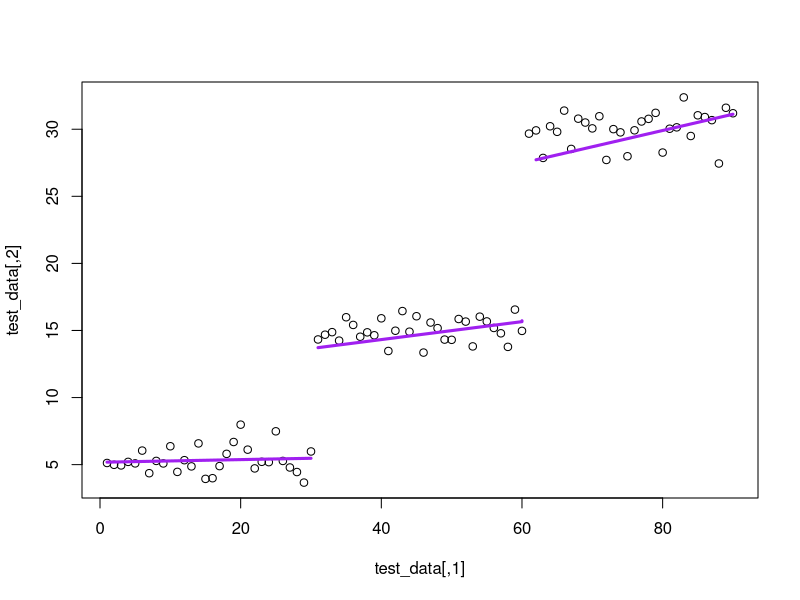
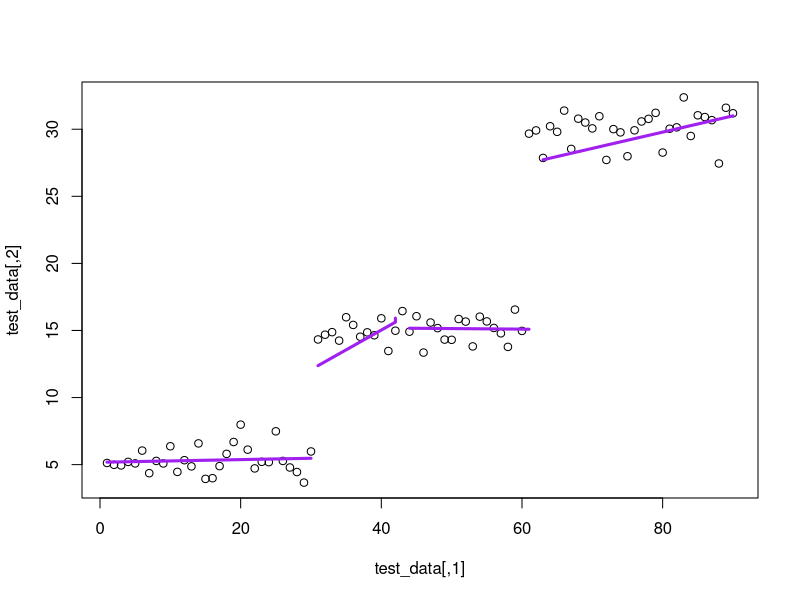
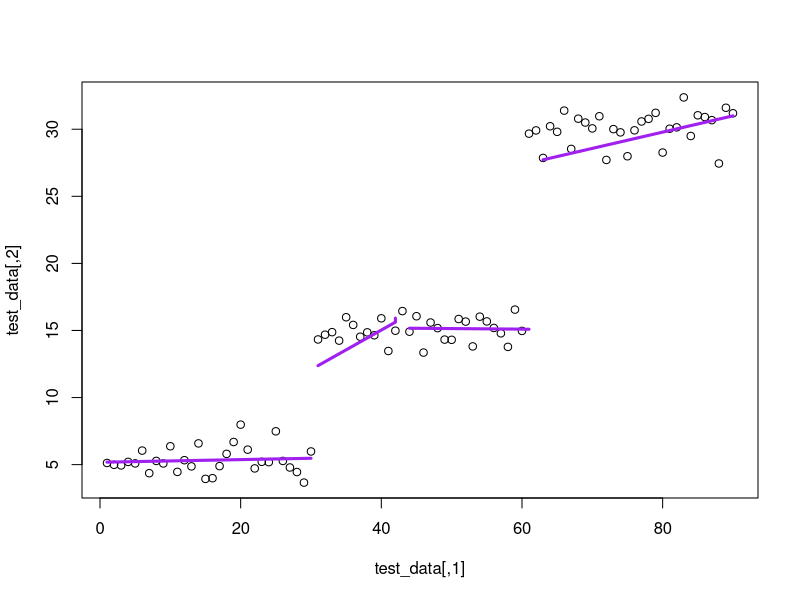
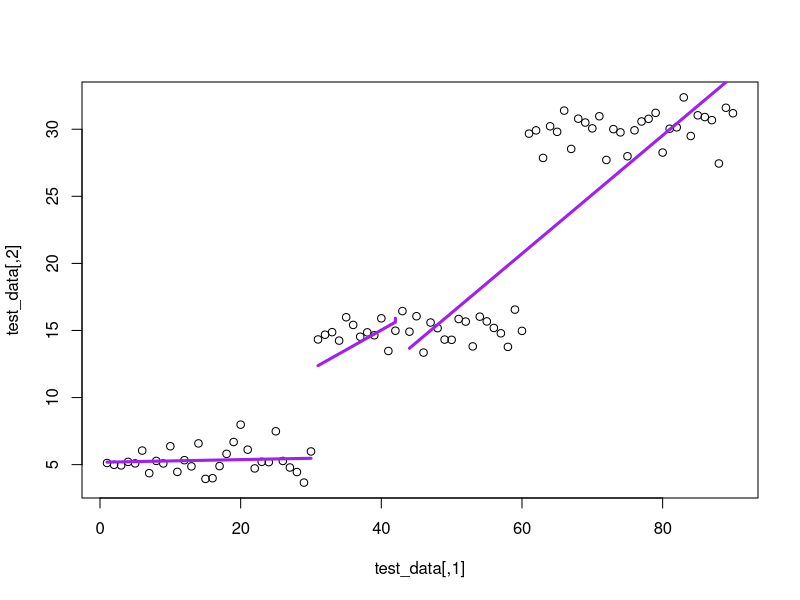
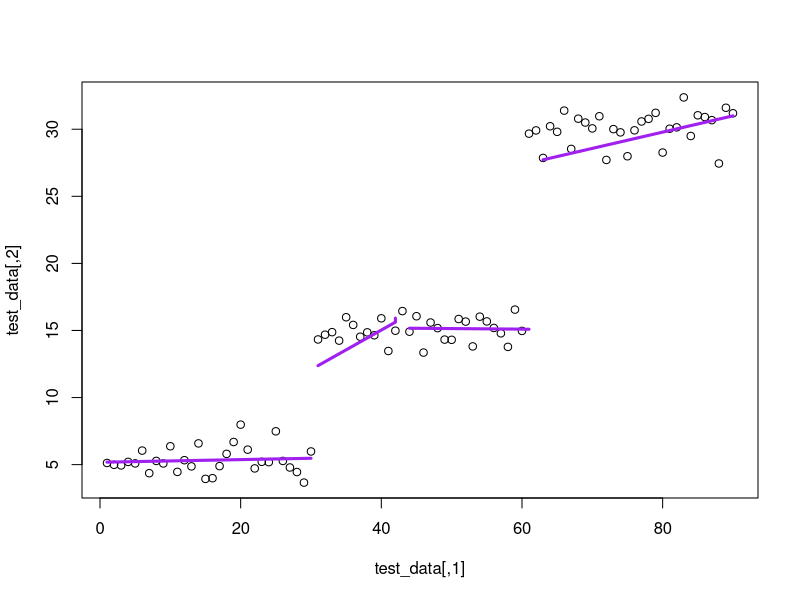
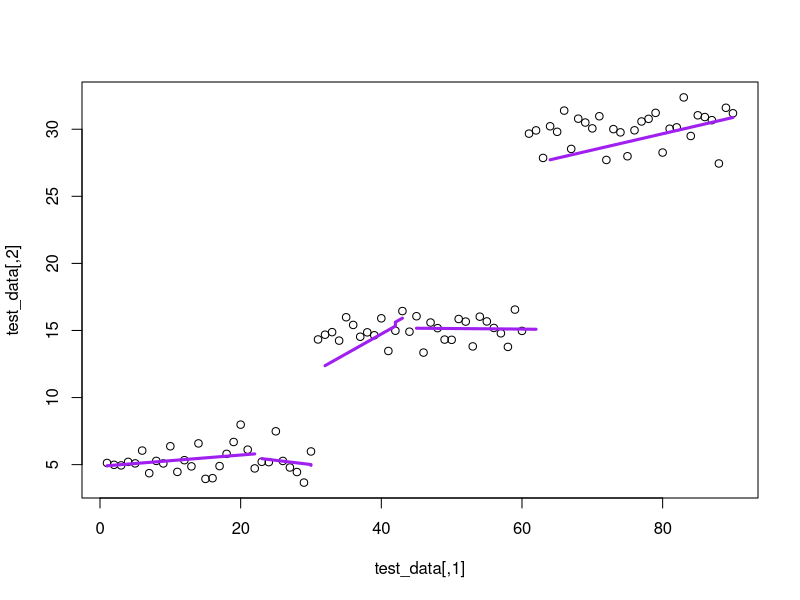
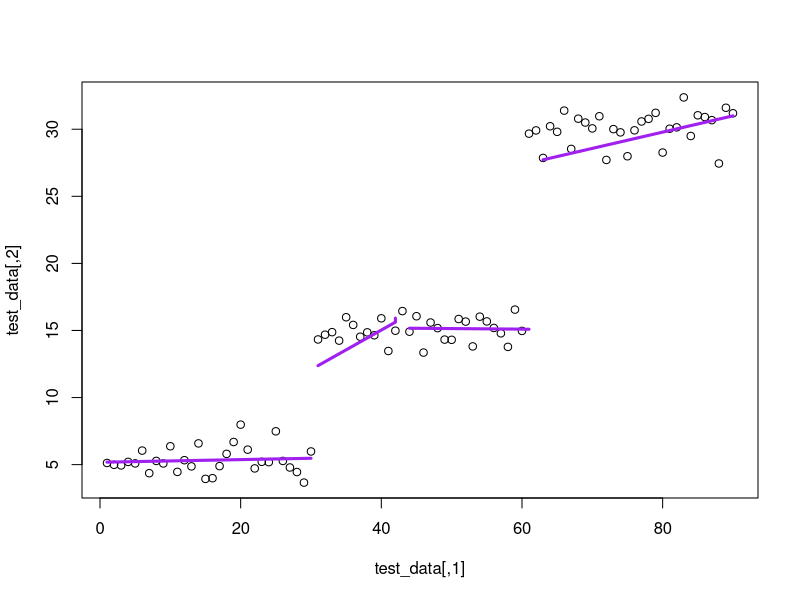
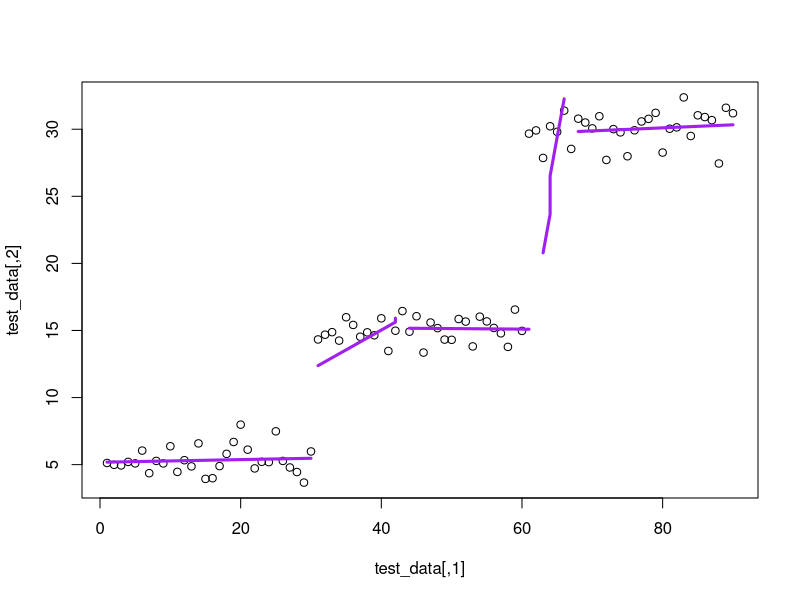

Here is the R script that generated these plots, in order:
#creating our data 
first = rnorm(30, mean = 5, sd = 1) #30 random data points from a normal distribution with mean of 5
second = rnorm(30, mean = 15, sd = 1) #30 random data points from a normal distribution with mean of 15
third = rnorm(30, mean = 30, sd = 1) #30 random data points from a normal distribution with mean of 30

dif_means_0 = c(first) #setting up null set
dif_means_1 = c(first, second) #adding two sets of data points together 
dif_means_2 = c(first, second, third) #adding three sets of data points together

time_0 = 1:30
time_1 = 1:60
time_2 = 1:90

test_data_0 = data.frame(time_0, dif_means_0) #our data with x = time and y = data from 1 set
test_data_1 = data.frame(time_1, dif_means_1) #our data with x = time and y = data from 2 sets
test_data_2 = data.frame(time_2, dif_means_2) #our data with x = time and y = data from 3 sets

#downloading the strucchange package
#install.packages("strucchange")
library("strucchange")

#Bai-Perron Method
bkpts_0 = breakpoints(test_data_0$dif_means_0 ~ test_data_0$time_0, breaks = 5, h = 0.1) #no break points 
bkpts_0$breakpoints #list of x-values (time) for breakpoints

bkpts_1 = breakpoints(test_data_1$dif_means_1 ~ test_data_1$time_1, breaks = 5, h = 0.1) #no break points 
bkpts_1$breakpoints #list of x-values (time) for breakpoints

bkpts_2 = breakpoints(test_data_2$dif_means_2 ~ test_data_2$time_2, breaks = 5, h = 0.1) #no break points 
bkpts_2$breakpoints #list of x-values (time) for breakpoints

#-----------------------------------------------------------------

#complete BAR - Variation 0 (Random/Random/Random)


#-------Key:
# k           = breakpoint's x-axis values 
# time        = integer x-values of the entire data set 
# interations = number of runs through Metropolis hastings 
# make        = the proportion (decimal) of the make step to occuring
# murder      = the proportion (decimal) of the murder step to occuring
#note: the make and murder need to add to less then one 
#graph        = yes or no to graphing the function 
bar0 = function(k, time, data, iterations, make, murder, graph){
  
  library(MASS)
  
  prob_mmm = c(make, murder) #combining the two probabilties of make and murder that the user specifies 
  
  full_data = cbind(as.numeric(time), as.numeric(data)) #combing the time and data inputs from user
  
  n = max(full_data[,1]) #finding max value
  
  k_ends = c(min(full_data[,1]), k, max(full_data[,1])) #adding in end points to k values 
  
  fitMetrics<-function(k_ends, test_data){
    
    #create sum objects
    sum_loglik = 0
    
    f = NULL
    why = NULL
    #get and sum log likelihood for regressions of all intervals
    if(length(k_ends) < 3 ){
      model = lm(test_data[,2]~test_data[,1])
      sum_loglik = logLik(model)[1]
    }else{
      for(i in 1:length(k_ends)) {
        if(k_ends[i] != 1){
          min = k_ends[i-1]
          x_values = test_data[c(min:k_ends[i]),1] #getting the x values in the interval
          y_values = test_data[c(min:k_ends[i]),2] #getting the y values in the interval
          data = data.frame(x_values, y_values) #re-making this into a dataframe 
          model = lm(y_values~x_values)
          sum_loglik = sum_loglik + logLik(model)[1]
          
          f = c(f,model$fitted.values, "here")
          why = c(why, x_values)
          
        }
      }
    }
    plot(test_data)
    xx = NULL
    fit = NULL
    for(i in 1:length(f) ) {
      if(f[i] == "here") {
        print(fit)
        lines(xx, fit, col="purple",lwd=3)
        print(fit)
        xx = NULL
        fit = NULL 
      } else {
        xx = c(xx , why[i])
        fit = c(fit, f[i])
      }
    }
    
    return(sum_loglik)
    
    
  }
  
  
  #random make function, this makes a random point 
  count = 0 
  barMake0<-function(k_ends){
    
    count = count + 1 #this check to make sure we do not get stuck in an infinite loop 
    if(count < 10 ) {
      rand_spot = sample(k_ends[1]:k_ends[length(k_ends)], 1) #selects a random spot
      k_ends_final = sort(c(k_ends, rand_spot)) #adds the random spot and sorts it 
      d = diff(k_ends_final) #finds the difference between all the spots 
      if(min(d) < 3) { #this make sure an additional point is not to close to a point already in existance 
        barMake0(k_ends)
      } else {
        return(k_ends_final) #the old breakpoints + the new breakpoints 
      }
    }else {
      return(k_ends)
    }
    
  }
  
  
  #this function kills one breakpoint randomly 
  barMurder0<-function(k_ends){
    
    k = k_ends[c(-1,-length(k_ends))]
    random_num = sample(1:length(k), 1)
    k_ends_final = k_ends[-(random_num+1)]
    return(k_ends_final)
    
  }
  
  #kills a point randomly and then adds a point randomly 
  barMove0<-function(k_ends){
    
    k_ends_less = barMurder0(k_ends)
    k_ends_final = barMake0(k_ends_less)
    return(k_ends_final)
    
  }
  
  #initializing matrixes 
  ratio_data = matrix(NA, nrow=1, ncol=4)
  all_k_new = matrix(NA, nrow=1, ncol=(n/3))
  all_k_best = matrix(NA, nrow=1, ncol=(n/3))
  
  #Metroplis Hastings 
  for(i in 1:iterations){
    
    old_loglik = fitMetrics(k_ends, full_data)
    
    u_step = runif(1) #random number from 0 to 1 taken from a uniform distribution for selecting step
    
    if(length(k_ends) < 3 | u_step < prob_mmm[1]){
      c_step = "make"
    } else if(u_step > prob_mmm[1] & u_step < sum(prob_mmm)){
      c_step = "murder"
    } else{
      c_step = "move"
    }
    
    if(c_step == "make"){
      k_ends_new = barMake0(k_ends)
    } else if (c_step == "murder"){
      k_ends_new = barMurder0(k_ends)
    } else{
      k_ends_new = barMove0(k_ends)
    }
    
    new_loglik = fitMetrics(k_ends_new, full_data)
    
    ratio = new_loglik - old_loglik
    u_ratio = runif(1) #random number from 0 to 1 taken from a uniform distribution 
    
    if(ratio > u_ratio) {
      choice = "new"
    } else {
      choice = "old"
    }
    
    if(choice == "new"){
      k_ends = k_ends_new
    }else{
      k_ends = k_ends
    }
    
    ratio_data_print = c(ratio, u_ratio, old_loglik, new_loglik)
    k_ends_new_print = c(k_ends_new, rep(NA, (n/3)-length(k_ends_new)))
    k_ends_best_print = c(k_ends, rep(NA, (n/3)-length(k_ends)))
    
    ratio_data = rbind(ratio_data, ratio_data_print)
    all_k_new = rbind(all_k_new, k_ends_new_print)
    all_k_best = rbind(all_k_best, k_ends_best_print)
    
  }
  
  #cleaning up the matrixs 
  ratio_data = ratio_data[-1,]
  all_k_new = all_k_new[,-1]
  all_k_best = all_k_best[,-1]
  all_k_new = all_k_new[-1,colSums(is.na(all_k_new))<nrow(all_k_new)]
  all_k_best = all_k_best[-1,colSums(is.na(all_k_best))<nrow(all_k_best)]
  clean_max = max(all_k_new[1,], na.rm=TRUE)
  all_k_new = ifelse(all_k_new == clean_max,NA,all_k_new)
  all_k_best = ifelse(all_k_best == clean_max,NA,all_k_best)
  
  if(graph == "yes") {
    #plotting 
    plot(full_data, main = 1, xlab = "Time")
    points(all_k_new[1,],full_data[all_k_new[1,],2], col="blue", pch= 16, cex = 2)
    points(all_k_best[1,],full_data[all_k_best[1,],2], col="red", pch= 16, cex=2)
    
    num = iterations / 5
    for(i in 1:n) {
      n = i  
      if(is.na(all_k_new[n,]) ) {
        plot(full_data, main = n, xlab = "Time")
        points(all_k_best[n,],full_data[all_k_best[n,],2], col="red", pch= 16, cex = 2)
      } else {
        plot(full_data, main = n, xlab = "Time")
        points(all_k_new[n,],full_data[all_k_new[n,],2], col="blue", pch= 16, cex = 2)
        points(all_k_best[n,],full_data[all_k_best[n,],2], col="red", pch= 16, cex = 2)
      }
    }
  }
  
  #prints the results
  return(list(ratio_data, all_k_new, all_k_best))
  
}

#calling the function
bar_result = bar0(bkpts_2$breakpoints, test_data_2[,1], test_data_2[,2], 20, 0.4, 0.4, "no")

bar0(bkpts_2$breakpoints, test_data_2[,1], test_data_2[,2], 10, 0.4, 0.4, "no")



#----------------------------------------------------------------------------
#plotting 
x=c(1:100)
y=c(1:100)
x.1 = c(1:20)
x.2 = c(21:40)
x.3 = c(41:100)
y.1 = c(1:20)
y.2 = c(21:40)
y.3 = c(41:100)
fit.1 = lm(y.1~x.1)
fit.2 = lm(y.2~x.2)
fit.3 = lm(y.3~x.3)


f = c( fit.1$fitted.values, 100000)
f = c(f,   fit.2$fitted.values ,100000)
f = c(f, fit.3$fitted.values, 100000 )


why = c( y.1)
why = c(why, y.2)
why = c(why, y.3)

plot(x,y)
yy = 0
fit = 0 
for(i in 1:length(f) ) {
  if(f[i] == 100000) {
    lines(yy, fit, col=i)
    yy = NULL
    fit = NULL 
  } else {
    yy = c(yy , why[i])
    fit = c(fit, f[i])
  }
}


#plotting try two 
#plotting 
k_ends= c(1,bkpts_2$breakpoints,90)
k = bkpts_2$breakpoints
test_data = test_data_2

f = NULL
why = NULL
for(i in 1:length(k_ends)) {
  if(k_ends[i] != 1){
    min = k_ends[i-1]
    x_values = test_data[c(min:k_ends[i]),1] #getting the x values in the interval
    y_values = test_data[c(min:k_ends[i]),2] #getting the y values in the interval
    data = data.frame(x_values, y_values) #re-making this into a dataframe 
    model = lm(y_values~x_values)
    
    f = c(f,model$fitted.values, "here")
    why = c(why, x_values)
    
  }
}

plot(test_data)
points(k,test_data[k,2], col="blue", pch= 16, cex = 2)
xx = NULL
fit = NULL
for(i in 1:length(f) ) {
  if(f[i] == "here") {
    print(fit)
    lines(xx, fit, col="purple",lwd=3)
    print(fit)
    xx = NULL
    fit = NULL 
  } else {
    xx = c(xx , why[i])
    fit = c(fit, f[i])
  }
}
